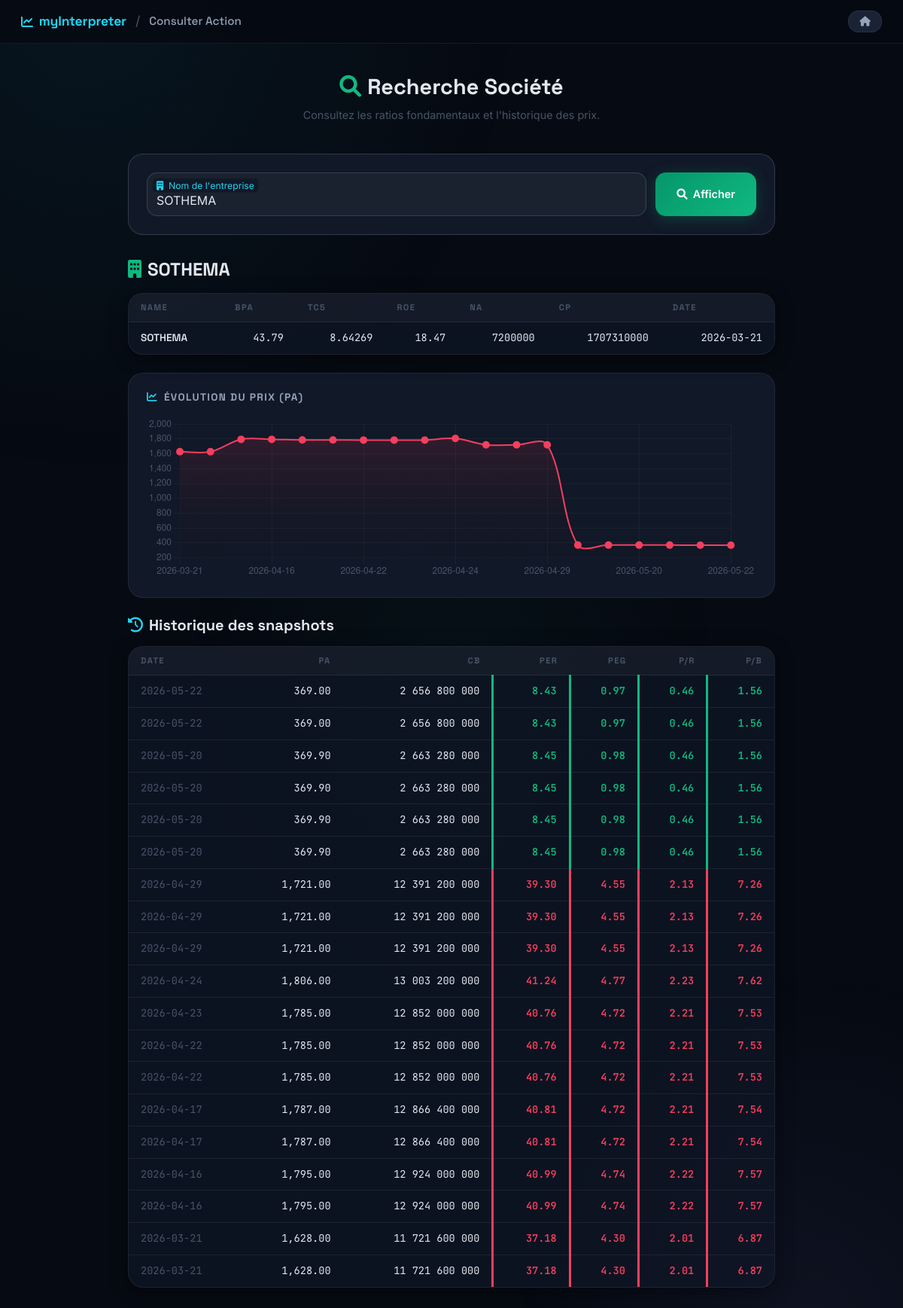
/infoAction.php?name=SOTHEMA, run on the app's committed database.
### tables this page shows
CREATE TABLE `company` (
  `NAME` varchar(30) NOT NULL,
  `BPA` float DEFAULT NULL COMMENT 'Bénéfice/action',
  `TC5` float DEFAULT NULL COMMENT 'Taux de croissance du BPA/5ans',
  `ROE` float DEFAULT NULL COMMENT 'Rentabilité des capitaux propres',
  `NA` float DEFAULT NULL COMMENT 'Nombre d''action',
  `CP` float DEFAULT NULL COMMENT 'Capitaux propres',
  `DATE` date NOT NULL,
  PRIMARY KEY (`NAME`),
  UNIQUE KEY `NAME_2` (`NAME`),
  KEY `NAME` (`NAME`),
  KEY `NAME_3` (`NAME`)
);

CREATE TABLE `data` (
  `DATE` date NOT NULL,
  `PA` float DEFAULT NULL COMMENT 'Prix d''action',
  `CB` float DEFAULT NULL COMMENT 'Capitalisation Boursière',
  `PER` float DEFAULT NULL COMMENT 'Price Earning Ratio',
  `PEG` float DEFAULT NULL COMMENT 'Price/Earnings Growth',
  `PR` float DEFAULT NULL COMMENT 'Price/Revenue',
  `PB` float DEFAULT NULL COMMENT 'Price/Book Value',
  `C_NAME` varchar(30) NOT NULL,
  KEY `fk_data_company` (`C_NAME`),
  CONSTRAINT `fk_data_company` FOREIGN KEY (`C_NAME`) REFERENCES `company` (`NAME`) ON DELETE CASCADE ON UPDATE CASCADE
);

### core/Action.php (called while the page is built, shortened)
<?php
class Company {
    public float $PA  = 0.0;
    public float $BPA = 0.0;
    public float $TC5 = 0.0;
    public float $ROE = 0.0;
    public float $NA  = 0.0;
    public float $CP  = 0.0;
    public float $PER = 0.0;
    public float $PEG = 0.0;
    public float $PR  = 0.0;
    public float $PB  = 0.0;
    public function __construct(array $data = []) {
        $this->PA   = (float) ($data['PA']   ?? 0.0);
        $this->BPA  = (float) ($data['BPA']  ?? 0.0);
        $this->TC5  = (float) ($data['TC5']  ?? 0.0);
        $this->ROE  = (float) ($data['ROE']  ?? 0.0);
        $this->NA   = (float) ($data['NA']   ?? 0.0);
        $this->CP   = (float) ($data['CP']   ?? 0.0);
    }
    public function calcul(): void {
        $this->CB = $this->PA * $this->NA;
        if ($this->BPA != 0) {
            $this->PER = $this->PA / $this->BPA;
        }
        if ($this->TC5 != 0 && $this->PER != 0) {
            $this->PEG = $this->PER / $this->TC5;
        }
        if ($this->ROE != 0 && $this->PER != 0) {
            $this->PR = $this->PER / $this->ROE;
        }
        if ($this->CP != 0 && $this->CB != 0) {
            $this->PB = $this->CB / $this->CP;
        }
    }
    public function test(): array {
        $r = self::RESULT;
        return [
            'PER' => $this->PER < PER_GREEN ? $r[0] : ($this->PER < PER_ORANGE ? $r[1] : $r[2]),
            'PEG' => ($this->PEG > 0 && $this->PEG < PEG_GREEN)
                   ? $r[0]
                   : (($this->PEG > 0 && $this->PEG < PEG_ORANGE) ? $r[1] : $r[2]),
            'PR'  => $this->PR < PR_GREEN ? $r[0] : ($this->PR < PR_ORANGE ? $r[1] : $r[2]),
            'PB'  => $this->PB < PB_GREEN ? $r[0] : ($this->PB < PB_ORANGE ? $r[1] : $r[2]),
        ];
    }
}

### infoAction.php (the view, shortened to what this page needs)
<?php
require_once 'core/Action.php';
$company      = null;
$history      = [];
$sparkLabels  = [];
$sparkData    = [];
$searched     = false;
$dbError      = null;
try {
    $db           = (new Database())->opendb();
} catch (Throwable $e) {
    $dbError = $e->getMessage();
}
if (!$dbError && $_SERVER['REQUEST_METHOD'] === 'POST' && !empty($_POST['NAME'])) {
    $searched = true;
    $name     = trim($_POST['NAME']);
    try {
        $q = $db->prepare('SELECT * FROM company WHERE NAME = ?');
        $q->execute([$name]);
        $company = $q->fetch();
        if ($company) {
            $q2 = $db->prepare('SELECT * FROM `data` WHERE C_NAME = ? ORDER BY `DATE` DESC');
            $q2->execute([$name]);
            $history = $q2->fetchAll();
            foreach (array_reverse($history) as $row) {
                $sparkLabels[] = $row['DATE'];
                $sparkData[]   = (float) $row['PA'];
            }
        }
    } catch (Throwable $e) {
        $dbError = $e->getMessage();
    }
}
?>
<!DOCTYPE html>
<html lang="fr">
<head>
  <link href="assets/vendor/bootstrap/bootstrap.min.css" rel="stylesheet">
  <link href="https://cdnjs.cloudflare.com/ajax/libs/font-awesome/6.0.0/css/all.min.css" rel="stylesheet">
  <link href="assets/css/global.css" rel="stylesheet">
  <link href="assets/css/infoAction.css" rel="stylesheet">
</head>
<body>
<div class="page">
  <nav class="topbar">
    <a href="index.php" class="topbar-brand"><i class="fas fa-chart-line"></i> myInterpreter</a>
    <span class="topbar-sep">/</span>
    <span class="topbar-title">Consulter Action</span>
    <a href="index.php" class="btn btn-ghost btn-sm"><i class="fas fa-home"></i></a>
  </nav>
  <div class="search-wrap">
    <?php if ($dbError): ?>
      <div class="alert alert-danger">
        <strong><i class="fas fa-bug me-2"></i>Erreur PHP/DB :</strong>
        <pre style="margin-top:8px;font-size:0.8rem;white-space:pre-wrap"><?= htmlspecialchars($dbError) ?></pre>
        <p class="mb-0 mt-2" style="font-size:0.82rem">
          Vérifiez que <code>stock.sql</code> a bien été importé et que les identifiants DB dans
          <code>config/config.php</code> sont corrects.
        </p>
      </div>
    <?php else: ?>
    <div class="search-hero">
      <h1><i class="fas fa-search t-emerald me-2"></i>Recherche Société</h1>
      <p>Consultez les ratios fondamentaux et l'historique des prix.</p>
    </div>
    <form method="POST" action="" data-loading>
      <div class="search-bar-wrap">
        <div class="form-floating flex-grow-1">
          <input type="text" name="NAME" id="nameInput" list="companyList"
                 class="form-control" placeholder=" " required autocomplete="off"
                 value="<?= htmlspecialchars($_POST['NAME'] ?? '') ?>">
          <label for="nameInput"><i class="fas fa-building me-2"></i>Nom de l'entreprise</label>
        </div>
        <button type="submit" class="btn btn-emerald" style="height:58px;padding:0 28px"
                data-loading-text="Recherche...">
          <i class="fas fa-search"></i> Afficher
        </button>
      </div>
    </form>
    <?php if ($searched): ?>
      <?php if (!$company): ?>
        <div class="alert alert-danger">
          <i class="fas fa-times-circle me-2"></i>Entreprise introuvable.
        </div>
      <?php else: ?>
        <div class="search-result">
          <h4 class="mb-3" style="font-family:var(--font-display);font-weight:700">
            <i class="fas fa-building t-emerald me-2"></i><?= htmlspecialchars($company['NAME']) ?>
          </h4>
          <div class="card-glass overflow-x-auto mb-4">
            <table class="tbl">
              <thead><tr>
                <?php foreach (array_keys($company) as $col): ?>
                  <th><?= htmlspecialchars($col) ?></th>
                <?php endforeach; ?>
              </tr></thead>
              <tbody><tr>
                <?php foreach ($company as $key => $val): ?>
                  <td class="<?= $key === 'NAME' ? 'label-cell' : 'num mono' ?>">
                    <?= htmlspecialchars((string)($val ?? '—')) ?>
                  </td>
                <?php endforeach; ?>
              </tr></tbody>
            </table>
          </div>
          <?php if (!empty($history)): ?>
            <?php if (count($sparkData) > 1): ?>
            <div class="sparkline-wrap mb-4">
              <h5><i class="fas fa-chart-line me-2 t-cyan"></i>Évolution du prix (PA)</h5>
              <canvas id="sparklineChart" height="80"></canvas>
            </div>
            <?php endif; ?>
            <h5 class="mb-3" style="font-family:var(--font-display);font-weight:700">
              <i class="fas fa-history me-2 t-cyan"></i>Historique des snapshots
            </h5>
            <div class="card-glass overflow-x-auto">
              <table class="tbl">
                <thead><tr>
                  <th>DATE</th>
                  <th class="num">PA</th>
                  <th class="num">CB</th>
                  <th class="num col-per">PER</th>
                  <th class="num col-peg">PEG</th>
                  <th class="num col-pr">P/R</th>
                  <th class="num col-pb">P/B</th>
                </tr></thead>
                <tbody>
                  <?php foreach ($history as $row):
                    $tmp       = $company;
                    $tmp['PA'] = $row['PA'];
                    $obj       = new Company($tmp);
                    $obj->calcul();
                    $rc        = $obj->test();
                  ?>
                  <tr>
                    <td class="date"><?= htmlspecialchars($row['DATE']) ?></td>
                    <td class="num mono"><?= number_format((float)$row['PA'], 2) ?></td>
                    <td class="num mono"><?= number_format((float)$row['CB'], 0, ',', ' ') ?></td>
                    <td class="num mono col-per c-<?= $rc['PER'] ?>">
                      <?= ((float)$row['PER'] == 0) ? '—' : number_format((float)$row['PER'], 2) ?>
                    </td>
                    <td class="num mono col-peg c-<?= $rc['PEG'] ?>">
                      <?= ((float)$row['PEG'] == 0) ? '—' : number_format((float)$row['PEG'], 2) ?>
                    </td>
                    <td class="num mono col-pr c-<?= $rc['PR'] ?>">
                      <?= ((float)$row['PR']  == 0) ? '—' : number_format((float)$row['PR'],  2) ?>
                    </td>
                    <td class="num mono col-pb c-<?= $rc['PB'] ?>">
                      <?= ((float)$row['PB']  == 0) ? '—' : number_format((float)$row['PB'],  2) ?>
                    </td>
                  </tr>
                  <?php endforeach; ?>
                </tbody>
              </table>
            </div>
          <?php endif; ?>
        </div>
      <?php endif; ?>
    <?php endif; ?>
    <?php endif; ?>
  </div>
</div>
<?php if (!empty($sparkData) && count($sparkData) > 1): ?>
<script>
  const ctx    = document.getElementById('sparklineChart').getContext('2d');
  const labels = <?= json_encode($sparkLabels) ?>;
  const data   = <?= json_encode($sparkData) ?>;
  const first  = data[0], last = data[data.length - 1];
  const color  = last >= first ? '#10b981' : '#f43f5e';
  new Chart(ctx, {
    type: 'line',
    data: {
      labels,
      datasets: [{
        data,
        borderColor: color,
        borderWidth: 2,
        pointRadius: data.length < 25 ? 4 : 0,
        pointHoverRadius: 6,
        pointBackgroundColor: color,
        fill: true,
        backgroundColor: (ctx) => {
          const g = ctx.chart.ctx.createLinearGradient(0, 0, 0, ctx.chart.height);
          g.addColorStop(0, color === '#10b981' ? 'rgba(16,185,129,0.18)' : 'rgba(244,63,94,0.18)');
          g.addColorStop(1, 'rgba(0,0,0,0)');
          return g;
        },
        tension: 0.35,
      }]
    },
    options: {
      responsive: true,
      plugins: {
        legend: { display: false },
        tooltip: { callbacks: { label: c => ' PA : ' + c.raw.toFixed(2) + ' MAD' } }
      },
      scales: {
        x: { ticks: { color: '#475569', maxTicksLimit: 8 }, grid: { color: 'rgba(255,255,255,0.04)' } },
        y: { ticks: { color: '#475569' },                   grid: { color: 'rgba(255,255,255,0.04)' } }
      }
    }
  });
</script>
<?php endif; ?>
</body>
</html>

### assets/css/infoAction.css (style rules this page uses)
.search-wrap { max-width: 900px; margin: 0 auto; padding: 2.5rem 20px 60px; }
.search-hero { text-align: center; margin-bottom: 2.5rem; }
.search-hero h1 { font-family: var(--font-display); font-size: 1.8rem; font-weight: 700; margin-bottom: 8px; }
.search-hero p { color: var(--text-mute); font-size: 0.9rem; }
.search-bar-wrap { background: var(--surface-1); border: 1px solid var(--border-hi); border-radius: var(--radius-lg); padding: 24px; margin-bottom: 2rem; display: flex; gap: 12px; align-items: flex-end; }
.search-result { animation: fadeUp 0.4s ease both; }
.tbl td.col-per, .tbl td.col-peg, .tbl td.col-pr, .tbl td.col-pb { border-left: 3px solid var(--border); font-weight: 600; }
.c-green { color: var(--green) !important; border-left-color: var(--green) !important; }
.c-red { color: var(--red) !important; border-left-color: var(--red) !important; }
.sparkline-wrap { background: var(--surface-1); border: 1px solid var(--border); border-radius: var(--radius-lg); padding: 24px; margin-bottom: 28px; }
.sparkline-wrap h5 { font-family: var(--font-display); font-size: 0.85rem; font-weight: 700; color: var(--text-dim); margin-bottom: 16px; text-transform: uppercase; letter-spacing: 0.1em; }

### data on the page
company: NAME "SOTHEMA", BPA "43.79", TC5 "8.64269", ROE "18.47", NA "7200000", CP "1707310000", DATE "2026-03-21"
data: DATE "2026-05-22", PA "369.00", CB "2 656 800 000", PER "8.43", PEG "0.97", PR "0.46", PB "1.56"
data: DATE "2026-05-22", PA "369.00", CB "2 656 800 000", PER "8.43", PEG "0.97", PR "0.46", PB "1.56"
data: DATE "2026-05-20", PA "369.90", CB "2 663 280 000", PER "8.45", PEG "0.98", PR "0.46", PB "1.56"
data: DATE "2026-05-20", PA "369.90", CB "2 663 280 000", PER "8.45", PEG "0.98", PR "0.46", PB "1.56"
data: DATE "2026-05-20", PA "369.90", CB "2 663 280 000", PER "8.45", PEG "0.98", PR "0.46", PB "1.56"
data: DATE "2026-05-20", PA "369.90", CB "2 663 280 000", PER "8.45", PEG "0.98", PR "0.46", PB "1.56"
data: DATE "2026-04-29", PA "1,721.00", CB "12 391 200 000", PER "39.30", PEG "4.55", PR "2.13", PB "7.26"
data: DATE "2026-04-29", PA "1,721.00", CB "12 391 200 000", PER "39.30", PEG "4.55", PR "2.13", PB "7.26"
data: DATE "2026-04-29", PA "1,721.00", CB "12 391 200 000", PER "39.30", PEG "4.55", PR "2.13", PB "7.26"
data: DATE "2026-04-24", PA "1,806.00", CB "13 003 200 000", PER "41.24", PEG "4.77", PR "2.23", PB "7.62"
data: DATE "2026-04-23", PA "1,785.00", CB "12 852 000 000", PER "40.76", PEG "4.72", PR "2.21", PB "7.53"
data: DATE "2026-04-22", PA "1,785.00", CB "12 852 000 000", PER "40.76", PEG "4.72", PR "2.21", PB "7.53"
data: DATE "2026-04-22", PA "1,785.00", CB "12 852 000 000", PER "40.76", PEG "4.72", PR "2.21", PB "7.53"
data: DATE "2026-04-17", PA "1,787.00", CB "12 866 400 000", PER "40.81", PEG "4.72", PR "2.21", PB "7.54"
data: DATE "2026-04-17", PA "1,787.00", CB "12 866 400 000", PER "40.81", PEG "4.72", PR "2.21", PB "7.54"
data: DATE "2026-04-16", PA "1,795.00", CB "12 924 000 000", PER "40.99", PEG "4.74", PR "2.22", PB "7.57"
data: DATE "2026-04-16", PA "1,795.00", CB "12 924 000 000", PER "40.99", PEG "4.74", PR "2.22", PB "7.57"
data: DATE "2026-03-21", PA "1,628.00", CB "11 721 600 000", PER "37.18", PEG "4.30", PR "2.01", PB "6.87"
data: DATE "2026-03-21", PA "1,628.00", CB "11 721 600 000", PER "37.18", PEG "4.30", PR "2.01", PB "6.87"

### other printed values
$col "NAME"
$col "BPA"
$col "TC5"
$col "ROE"
$col "NA"
$col "CP"
$col "DATE"
chart data {{ json_encode($sparkData) }} [1628,1628,1795,1795,1787,1787,1785,1785,1785,1806,1721,1721,1721,369.9,369.9,369.9,369.9,369,369]
